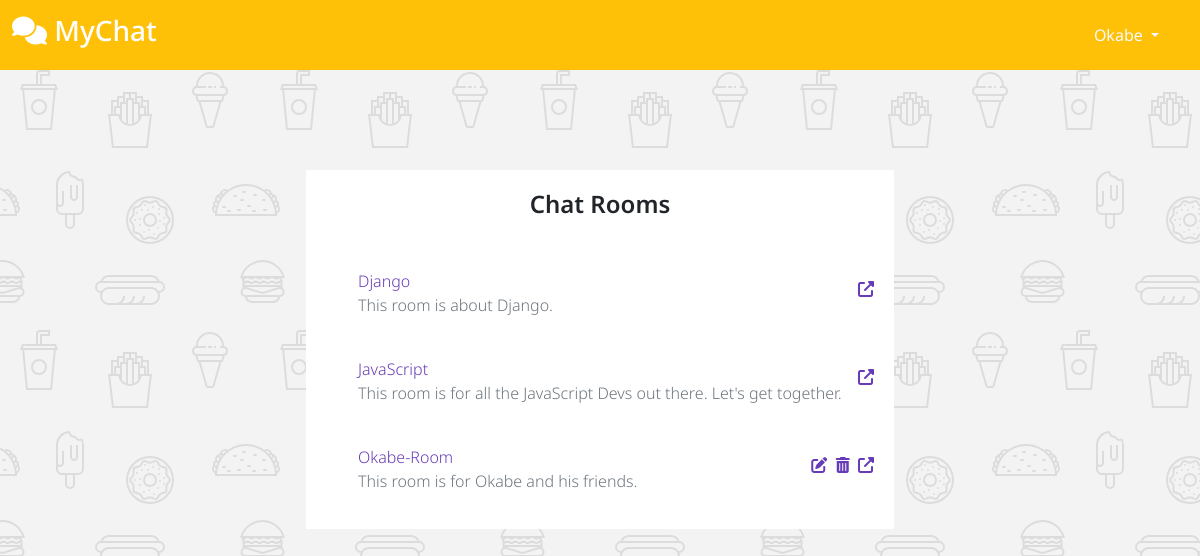
Page /rooms/ (signed in) on the committed database.
### room/models.py (models this page shows, shortened)
class Room(models.Model):
    room_id = models.AutoField(primary_key=True)
    room_name = models.CharField(
        max_length=256, unique=True, validators=[validate_room_name])
    owner_id = models.ForeignKey(
        User,
        on_delete=models.CASCADE
    )
    room_desc = models.TextField()

### room/views.py (the view)
# urls.py: path('', ListRoom.as_view(), name='list-rooms'),
class ListRoom(View):
    def get(self, request, *args, **kwargs):
        rooms = Room.objects.all()
        return render(request, 'room/list-rooms.html', {
            'rooms': rooms
        })

### room/templates/room/list-rooms.html (shortened to what this page needs)
{% extends 'base.html' %}
{% load static %}
{% block links %}
<link href="https://maxcdn.bootstrapcdn.com/font-awesome/4.7.0/css/font-awesome.min.css" rel="stylesheet" />
<link rel="stylesheet" href="{% static 'css/list-rooms.css' %}">
{% endblock links %}
{% block content %}
<div class="row d-flex justify-content-center mt-100 mb-100">
    <div class="col-lg-6">
       <div class="card">
           <div class="card-body text-center">
               <h4 class="card-title m-b-0">Chat Rooms</h4>
           </div>
           <ul class="list-style-none">
               {% for room in rooms %}
                <li class="d-flex no-block card-body">
                    <div>
                        <a href="{% url 'room' room_name=room.room_name  %}" class="m-b-0 font-medium p-0" data-abc="true">{{ room.room_name }}</a>
                        <span class="text-muted">{{ room.room_desc }} </span>
                    </div>
                    <div class="ms-auto">
                        <div class="tetx-right">
                            {% if room.owner_id == user %}
                                <a href="{% url 'update-room' room.room_name %}"><i class="fa-solid fa-pen-to-square"></i></a>&nbsp&nbsp
                                <a href="" data-bs-toggle="modal" data-bs-target="#deleteFor_{{room.room_name}}"><i class="fa-solid fa-trash-can"></i></a>&nbsp&nbsp
                            {% endif %}
                            <a href="{% url 'room' room_name=room.room_name  %}"><i class="fa-solid fa-up-right-from-square"></i></a>
                        </div>
                    </div>
                </li>
               {% endfor %}
           </ul>
       </div>
   </div>
   </div>
{% endblock content %}

### templates/navbar.html (shortened to what this page needs)
<nav class="navbar navbar-expand-lg navbar-dark bg-warning" id="navbar">
    <div class="container-fluid">
      <a class="navbar-brand" href="{% url 'list-rooms' %}"><h3><i class="fa-solid fa-comments"></i> MyChat</h3></a>
      <div class="d-flex align-items-center me-2">
        <div class="m-2 ms-0">
            <div class="dropdown">
              {% if user.is_authenticated %}
                <a class="btn btn-warning text-light dropdown-toggle fs-normal" role="button" id="dropdownMenuLink" data-bs-toggle="dropdown" aria-expanded="false">
                  {{user.username|title}}
                </a>
              {% else %}
              <a href="{% url 'login' %}" class="btn btn-warning text-light">Login  <i class="fa-solid fa-right-to-bracket"></i></a>
              <a href="{% url 'register' %}" class="btn btn-warning text-light">SignUp  <i class="fa-solid fa-user-plus"></i></a>
              {% endif %}
            </div>
        </div>
      </div>
    </div>
  </nav>

### room/static/css/list-rooms.css (style rules this page uses)
.mt-100 { margin-top: 100px; }
.tetx-right { display: flex; flex-direction: row; }
.mb-100 { margin-bottom: 100px; }
.card { position: relative; display: -webkit-box; display: -ms-flexbox; display: flex; -webkit-box-orient: vertical; -webkit-box-direction: normal; -ms-flex-direction: column; flex-direction: column; min-width: 0; word-wrap: break-word; background-color: #fff; background-clip: border-box; border: 0px solid transparent; border-radius: 0px; }
.card-body { -webkit-box-flex: 1; -ms-flex: 1 1 auto; flex: 1 1 auto; padding: 1.25rem; }
.card .card-title { position: relative; font-weight: 600; margin-bottom: 10px; }
ul.list-style-none li { list-style: none; }
ul.list-style-none li a { color: #673AB7; padding: 8px 0px; display: block; text-decoration: none; }

### static/css/base.css (style rules this page uses)
.navbar { font-family: 'Noto Sans', sans-serif; font-weight: 800; }
body { background-color: #f3f3f3; overflow-x: hidden; font-weight: 300; font-family: 'Noto Sans', sans-serif !important }

### rows in the picture
Room: room_name "Django", room_desc "This room is about Django."
Room: room_name "JavaScript", room_desc "This room is for all the JavaScript Devs out there. Let's get together."
Room: room_name "Okabe-Room", room_desc "This room is for Okabe and his friends."

### other values in the picture
{{ user.username|title }} "Okabe"
